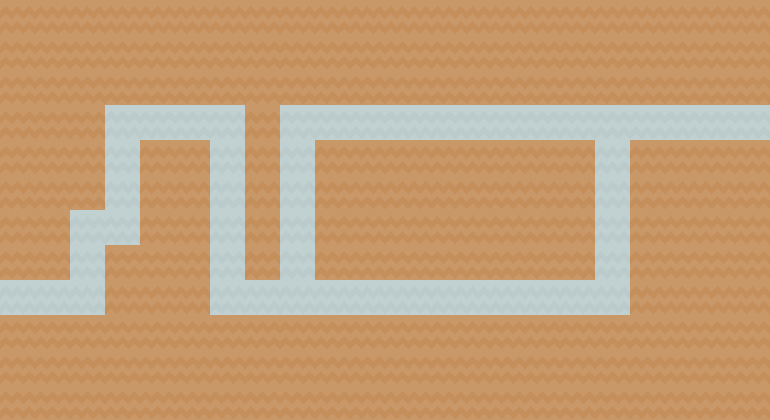

A level layout from a 2D game, rendered from its tile map. Below: a short description, then the map file with its tile-grid data intact:
An orthogonal 22x12 tile map with 35x35 px tiles, 2 tile layers (background, collision).

<map version="1.0" orientation="orthogonal" renderorder="right-down" width="22" height="12" tilewidth="35" tileheight="35" nextobjectid="6">
 <tileset firstgid="1" name="tiles_spritesheet" tilewidth="35" tileheight="35" spacing="1" tilecount="156" columns="12">
  <image source="../tiles/tiles_spritesheet.png" width="457" height="468" />
 </tileset>
 <layer name="background" width="22" height="12">
  <data encoding="csv">
0,0,0,0,0,0,0,0,0,0,0,0,0,0,0,0,0,0,0,0,0,0,
0,155,155,155,155,155,155,155,155,155,155,155,155,155,155,155,155,155,155,155,155,0,
0,155,155,155,155,155,155,155,155,155,155,155,155,155,155,155,155,155,155,155,155,0,
0,155,155,155,155,155,155,155,155,155,155,155,155,155,155,155,155,155,155,155,155,155,
0,155,155,155,155,155,155,155,155,155,155,155,155,155,155,155,155,155,155,155,155,0,
0,155,155,155,155,155,155,155,155,155,155,155,155,155,155,155,155,155,155,155,155,0,
0,155,155,155,155,155,155,155,155,155,155,155,155,155,155,155,155,155,155,155,155,0,
0,155,155,155,155,155,155,155,155,155,155,155,155,155,155,155,155,155,155,155,155,0,
155,155,155,155,155,155,155,155,155,155,155,155,155,155,155,155,155,155,155,155,155,0,
0,155,155,155,155,155,155,155,155,155,155,155,155,155,155,155,155,155,155,155,155,0,
0,155,155,155,155,155,155,155,155,155,155,155,155,155,155,155,155,155,155,155,155,0,
0,0,0,0,0,0,0,0,0,0,0,0,0,0,0,0,0,0,0,0,0,0
</data>
 </layer>
 <layer name="collision" width="22" height="12">
  <properties>
   <property name="collision" value="true" />
  </properties>
  <data encoding="csv">
153,153,153,153,153,153,153,153,153,153,153,153,153,153,153,153,153,153,153,153,153,153,
153,153,153,153,153,153,153,153,153,153,153,153,153,153,153,153,153,153,153,153,153,153,
153,153,153,153,153,153,153,153,153,153,153,153,153,153,153,153,153,153,153,153,153,153,
153,153,153,0,0,0,0,153,0,0,0,0,0,0,0,0,0,0,0,0,0,0,
153,153,153,0,153,153,0,153,0,153,153,153,153,153,153,153,153,0,153,153,153,153,
153,153,153,0,153,153,0,153,0,153,153,153,153,153,153,153,153,0,153,153,153,153,
153,153,0,0,153,153,0,153,0,153,153,153,153,153,153,153,153,0,153,153,153,153,
153,153,0,153,153,153,0,153,0,153,153,153,153,153,153,153,153,0,153,153,153,153,
0,0,0,153,153,153,0,0,0,0,0,0,0,0,0,0,0,0,153,153,153,153,
153,153,153,153,153,153,153,153,153,153,153,153,153,153,153,153,153,153,153,153,153,153,
153,153,153,153,153,153,153,153,153,153,153,153,153,153,153,153,153,153,153,153,153,153,
153,153,153,153,153,153,153,153,153,153,153,153,153,153,153,153,153,153,153,153,153,153
</data>
 </layer>
 <objectgroup name="objects" />
</map>
